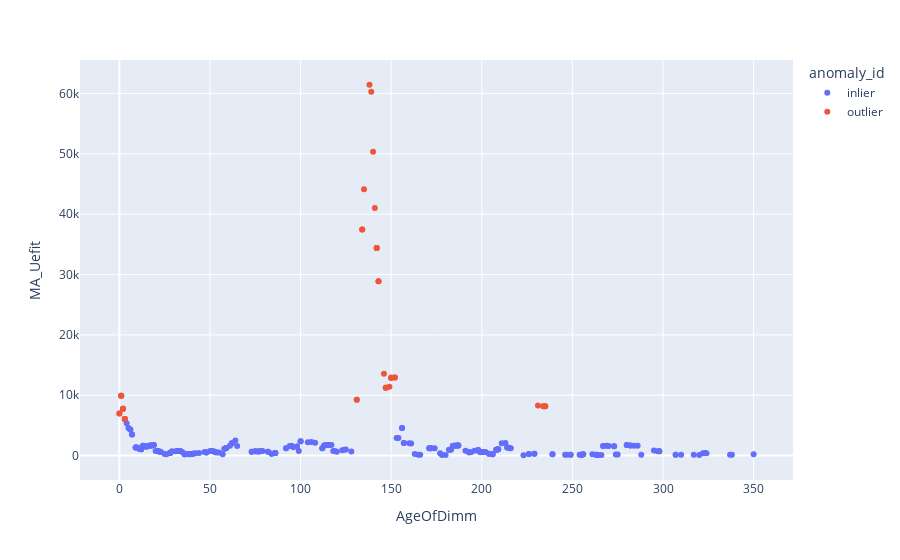

The code cell stored with this chart in its notebook:
### Code cell
fig = px.scatter(outcomes_complete[outcomes_complete.MemoryManufacturer == 'SKHynix'],x='AgeOfDimm',y='MA_Uefit',color='anomaly_id')

fig.show()

### Figure 1 — Plotly figure (JSON) as saved in the notebook; plotly's stock layout.template omitted (floating-point values rounded to 4 significant figures; data arrays with more than 128 entries replaced by an {"elided": "..."} marker saying what was removed)
{"data": [{"hovertemplate": "anomaly_id=inlier<br>AgeOfDimm=%{x}<br>MA_Uefit=%{y}<extra></extra>", "legendgroup": "inlier", "marker": {"color": "#636efa", "symbol": "circle"}, "mode": "markers", "name": "inlier", "orientation": "v", "showlegend": true, "type": "scatter", "x": {"elided": "243 int values"}, "xaxis": "x", "y": {"elided": "243 float values"}, "yaxis": "y"}, {"hovertemplate": "anomaly_id=outlier<br>AgeOfDimm=%{x}<br>MA_Uefit=%{y}<extra></extra>", "legendgroup": "outlier", "marker": {"color": "#EF553B", "symbol": "circle"}, "mode": "markers", "name": "outlier", "orientation": "v", "showlegend": true, "type": "scatter", "x": [235, 235, 234, 234, 231, 152, 152, 150, 150, 150, 149, 147, 147, 146, 143, 143, 142, 142, 142, 141, 140, 139, 138, 135, 134, 134, 131, 131, 3, 3, 3, 2, 2, 2, 1, 1, 1, 0, 0], "xaxis": "x", "y": [8178.0, 8178.0, 8160.0, 8160.0, 8274.0, 12940.0, 12940.0, 12910.0, 12910.0, 12910.0, 11400.0, 11250.0, 11250.0, 13540.0, 28900.0, 28900.0, 34400.0, 34400.0, 34400.0, 41050.0, 50370.0, 60300.0, 61470.0, 44140.0, 37470.0, 37470.0, 9258.0, 9258.0, 6039.0, 6039.0, 6039.0, 7771.0, 7771.0, 7771.0, 9895.0, 9895.0, 9895.0, 6960.0, 6960.0], "yaxis": "y"}], "layout": {"legend": {"title": {"text": "anomaly_id"}, "tracegroupgap": 0}, "margin": {"t": 60}, "xaxis": {"anchor": "y", "domain": [0, 1], "title": {"text": "AgeOfDimm"}}, "yaxis": {"anchor": "x", "domain": [0, 1], "title": {"text": "MA_Uefit"}}}}
